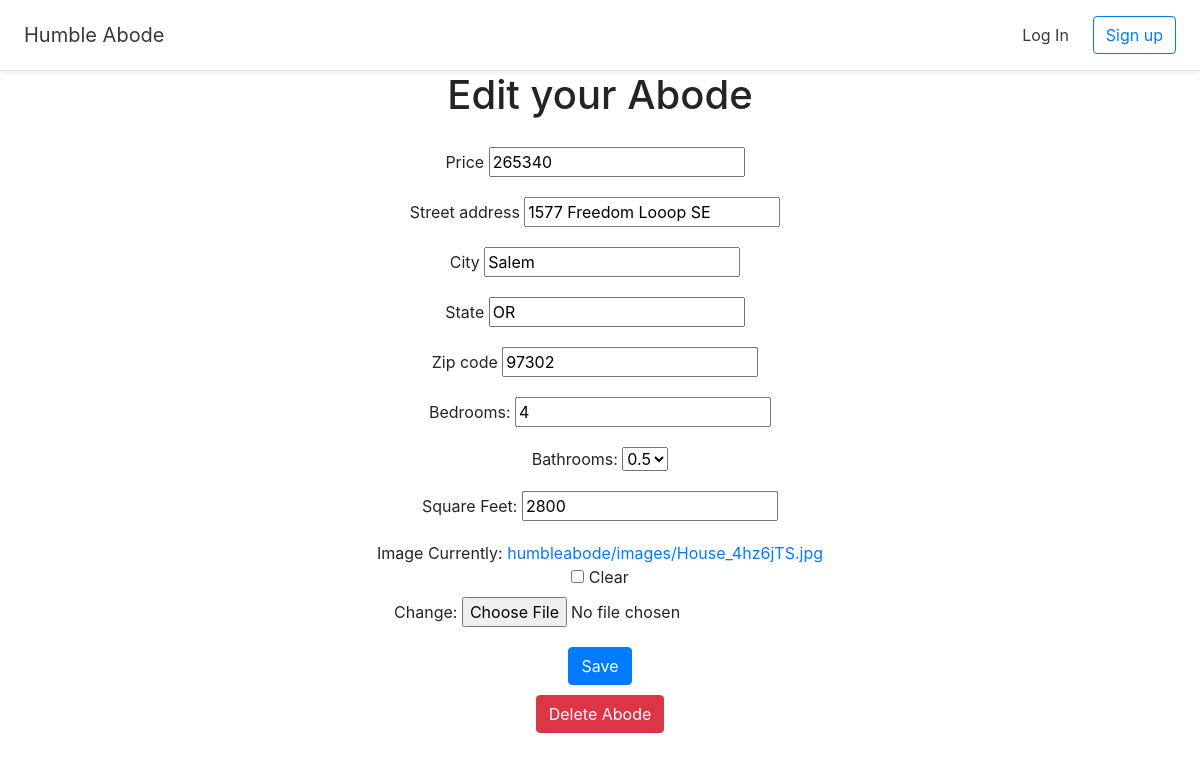
Screenshot of /abode/7/update with the database file from the repository.
### adobes/models.py (models this page shows)
class Abode(models.Model):
    price = models.PositiveIntegerField(default=100000)
    bedrooms = models.PositiveIntegerField(verbose_name='Bedrooms:',default=1, validators=[MinValueValidator(1)])
    bathrooms = models.DecimalField(verbose_name='Bathrooms:',max_digits=3, decimal_places=1, validators=[MinValueValidator(Decimal('0.5'))])
    SqFoot = models.PositiveIntegerField(verbose_name='Square Feet:',default=100, validators=[MinValueValidator(1)])
    image = models.ImageField(upload_to='media\humbleabode\images', blank=True)
    is_sold = models.BooleanField(default=False, null=True)
    user = models.ForeignKey(User, on_delete=models.CASCADE)
    address = models.ForeignKey(Address, on_delete=models.CASCADE)

class Address(models.Model):
    address_id = models.AutoField(primary_key=True)
    street_address = models.CharField(max_length=255)
    city = models.CharField(max_length=20) #Longest city name in the US is 17 characters
    state = models.CharField(max_length=2) #Two for state abbreviations
    zip_code = models.CharField(max_length=5) #Zipcodes are 5 digits long

### adobes/views.py (the view)
# urls.py: path('abode/<int:pk>/update', views.UpdateAbode, name='update_abode'),
def UpdateAbode(request, pk):
    current_abode = Abode.objects.get(pk=pk)
    current_address = current_abode.address
    address_form = AddressForm(instance=current_address)
    abode_form = AbodeForm(instance=current_abode)
    if request.method == 'POST':
        filled_address_form = AddressForm(request.POST, instance=Address())
        filled_abode_form = AbodeForm(request.POST, request.FILES, instance=Abode())
        if filled_address_form.is_valid() and filled_abode_form.is_valid():
            current_address.street_address = filled_address_form.cleaned_data['street_address']
            current_address.city = filled_address_form.cleaned_data['city']
            current_address.state = filled_address_form.cleaned_data['state']
            current_address.zip_code = filled_address_form.cleaned_data['zip_code']
            current_address.save()
            current_abode.price = filled_abode_form.cleaned_data['price']
            current_abode.bedrooms = filled_abode_form.cleaned_data['bedrooms']
            current_abode.bathrooms = filled_abode_form.cleaned_data['bathrooms']
            current_abode.SqFoot = filled_abode_form.cleaned_data['SqFoot']
            current_abode.image = filled_abode_form.cleaned_data['image']
            current_abode.is_sold = filled_abode_form.cleaned_data['is_sold']
            current_abode.image = filled_abode_form.cleaned_data['image']
            current_abode.address = current_address
            current_abode.save()
            return redirect('home')
    else:
        return render(request, 'abodes/update_abode.html', {'abode':current_abode, 'AddressForm':address_form,'AbodeForm':abode_form})

### adobes/forms.py
class AddressForm(forms.ModelForm):
    class Meta:
        model = Address
        fields = ['street_address', 'city', 'state', 'zip_code']

class AbodeForm(forms.ModelForm):
    class Meta:
        model = Abode
        fields = ['price','bedrooms','bathrooms','SqFoot','image','is_sold']

### adobes/templates/abodes/update_abode.html (shortened to what this page needs)
{% extends 'abodes/base.html' %}
{% block content %}
<div class="container text-center" id="container">
  <div class="col-lg-8 mr-auto ml-auto" id="column">
    <h1>Edit your Abode</h1>
    <form method="POST" enctype="multipart/form-data">
      <div class="row" style="padding-top: 20px; padding-right: 10px;">
        <div class="col-lg-8 mr-auto ml-auto"">
          {{ AbodeForm.price.label }} {{ AbodeForm.price }}
        </div>
      </div>
      <div class="row" style="padding-top: 20px; padding-right: 10px;">
        <div class="col-lg-8 mr-auto ml-auto"">
          {{ AddressForm.street_address.label }} {{ AddressForm.street_address }}
        </div>
      </div>
      <div class="row" style="padding-top: 20px; padding-right: 10px;">
        <div class="col-lg-8 mr-auto ml-auto"">
          {{ AddressForm.city.label }} {{ AddressForm.city }}
        </div>
      </div>
      <div class="row" style="padding-top: 20px; padding-right: 10px;">
        <div class="col-lg-8 mr-auto ml-auto"">
          {{ AddressForm.state.label }} {{ AddressForm.state }}
        </div>
      </div>
      <div class="row" style="padding-top: 20px; padding-right: 10px;">
        <div class="col-lg-8 mr-auto ml-auto"">
          {{ AddressForm.zip_code.label }} {{ AddressForm.zip_code }}
        </div>
      </div>
      <div class="row" style="padding-top: 20px;">
        <div class="col-lg-8 mr-auto ml-auto"">
          {{ AbodeForm.bedrooms.label }} {{ AbodeForm.bedrooms }}
        </div>
      </div>
      <div class="row" style="padding-top: 20px;">
        <div class="col-lg-8 mr-auto ml-auto"">
          {{ AbodeForm.bathrooms.label }}
          <select name="bathrooms">
            <option value="0.5">0.5</option>
          </select>
        </div>
      </div>
      <div class="row" style="padding-top: 20px;">
        <div class="col-lg-8 mr-auto ml-auto"">
          {{ AbodeForm.SqFoot.label }} {{ AbodeForm.SqFoot }}
        </div>
      </div>
      <div class="row" style="padding-top: 20px;">
        <div class="col-lg-8 mr-auto ml-auto"">
          {{ AbodeForm.image.label }} {{ AbodeForm.image }}
        </div>
      </div>
      <div class="row" style="padding-top: 20px; padding-bottom: 10px;">
        <div class="col-lg-8 mr-auto ml-auto"">
          <button type="submit" name="button" class="btn btn-primary" >Save</button>
        </div>
      </div>
    </form>
    <a href="{% url 'delete_abode' abode.id %}" class="btn btn-danger">Delete Abode</a>
  </div>
</div>
{% endblock %}

### adobes/templates/abodes/base.html (shortened to what this page needs)
{% load static %}
<!doctype html>
<html lang="en">
<head>
  <link rel="stylesheet" href="https://stackpath.bootstrapcdn.com/bootstrap/4.2.1/css/bootstrap.min.css">
  <link href="{% static 'site.css' %}" rel="stylesheet">
</head>
<body>
  <div class="d-flex flex-column flex-md-row align-items-center p-3 px-md-4 bg-white border-bottom shadow-sm">
    <h5 class="my-0 mr-md-auto font-weight-normal"><a href="{% url 'home' %}" class="text-dark">Humble Abode</a></h5>
    <nav class="my-2 my-md-0 mr-md-3">
      {% if user.is_authenticated %}
      <a class="p-2 text-dark" href="{% url 'my_abodes' %}">My Abodes</a>
      <a class="p-2 text-dark" href="{% url 'logout' %}">Log Out</a>
      {% else %}
      <a class="p-2 text-dark" href="{% url 'login' %}">Log In</a>
      {% endif %}
    </nav>
    {% if user.is_authenticated == False %}
    <a class="btn btn-outline-primary" href="{% url 'signup' %}">Sign up</a>
    {% endif %}
  </div>
  {% block content %}
  {% endblock %}
</body>
</html>

### rows the page displays
Abode: price "265340", bedrooms "4", SqFoot "2800"
Address: street_address "1577 Freedom Looop SE", city "Salem", state "OR", zip_code "97302"

### other values shown
{{ AbodeForm.price.label }} "Price"
{{ AddressForm.street_address.label }} "Street address"
{{ AddressForm.city.label }} "City"
{{ AddressForm.state.label }} "State"
{{ AddressForm.zip_code.label }} "Zip code"
{{ AbodeForm.bedrooms.label }} "Bedrooms:"
{{ AbodeForm.bathrooms.label }} "Bathrooms:"
{{ AbodeForm.SqFoot.label }} "Square Feet:"
{{ AbodeForm.image.label }} "Image"
